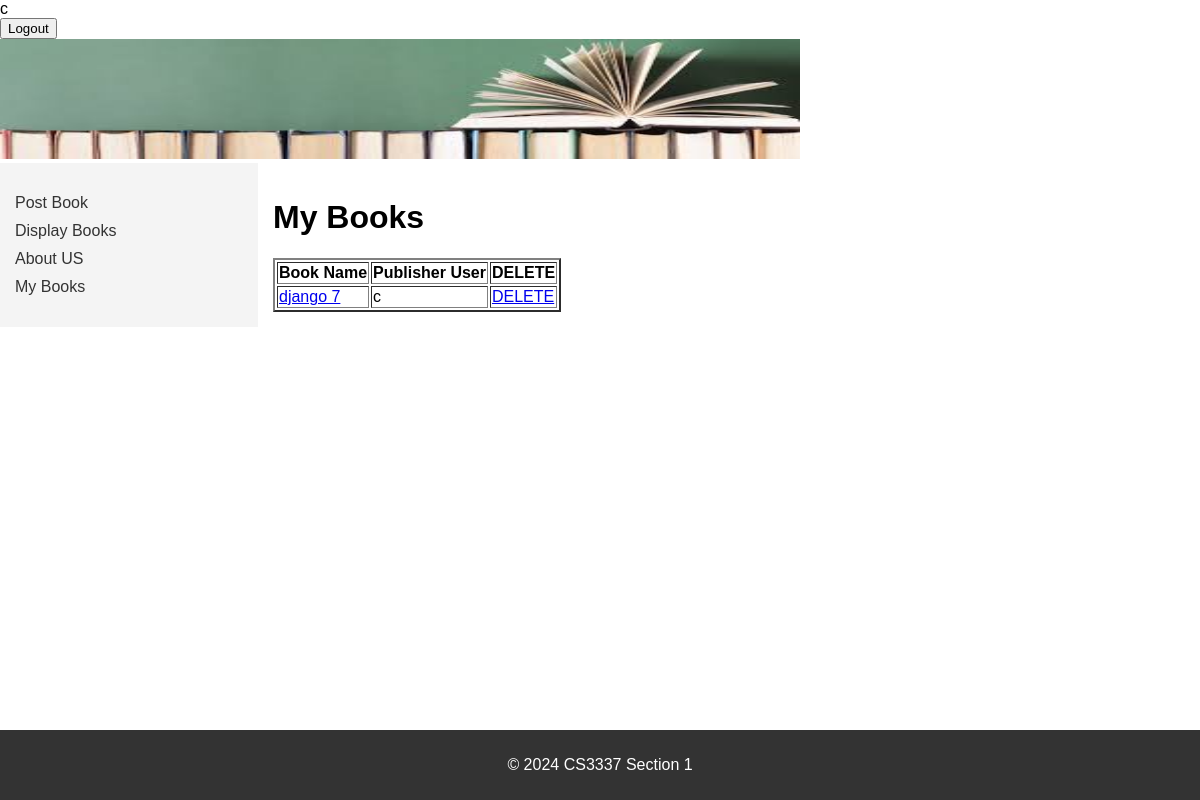
Page /mybooks (signed in) on the committed database.
### bookMng/models.py (models this page shows, shortened)
class MainMenu(models.Model):
    item = models.CharField(max_length=200, unique=True)
    link = models.CharField(max_length=200, unique=True)

class Book(models.Model):
    name = models.CharField(max_length=200)
    web = models.URLField(max_length=200)
    price = models.DecimalField(decimal_places=2, max_digits=8)
    publishdate = models.DateField(auto_now=True)
    picture = models.FileField(upload_to='bookEx/static/uploads')
    pic_path = models.CharField(max_length=300, editable=False, blank=True)
    username = models.ForeignKey(User, blank=True, null=True, on_delete=models.CASCADE)

### bookMng/views.py (the view)
# urls.py: path('mybooks', views.mybooks, name='mybooks'),
def mybooks(request):
    books = Book.objects.filter(username=request.user)
    for b in books:
        b.pic_path = b.picture.url[14:]
    return render(request,
                  'bookMng/mybooks.html',
                  {
                      'item_list': MainMenu.objects.all(),
                      'books': books,
                  })

### bookEx/templates/bookMng/mybooks.html
{% extends "base.html" %}
{% load static %}
{% block sidenav %}
   {% for item in item_list %}
    <li><a href="{{ item.link }}"> {{ item.item }}</a></li>
   {% endfor %}
{% endblock sidenav %}
{% block content %}
<h1>My Books</h1>
<table border="2">
    <tr>
        <th>
            Book Name
        </th>
        <th>
            Publisher User
        </th>
        <th>
            DELETE
        </th>
    </tr>
   {% for book in books %}
    <tr>
        <td>
            <a href="book_detail/{{ book.id }}">{{ book.name }}</a>
        </td>
        <td>
            {{ book.username }}
        </td>
        <td>
            <a href="book_delete/{{ book.id }}"> DELETE </a>
        </td>
    </tr>
   {% endfor %}
</table>
{% endblock content %}

### bookEx/templates/base.html (shortened to what this page needs)
{% load static %}
<!DOCTYPE html>
<html lang="en">
<head>
    <link rel="stylesheet" href="{% static 'main.css' %}">
</head>
<body>
    <span>
        {% if user.is_authenticated %}
            {{ user.username }}
            <form action="{% url 'logout' %}?next=/" method="post">
                <button type="submit"> Logout </button>
            </form>
        {% else %}
            Not Logged In
            <a href="{% url 'login' %}?next=/">Login</a>
        {% endif %}
    </span>
    <div class="banner">
        <img src="{% static 'banner.jpg' %}" alt="Web Page Banner" width="800" height="120">
    </div>
    <div class="container">
        <div class="menu">
            <ul>
                {% block sidenav %}{% endblock sidenav %}
            </ul>
        </div>
        <div class="main-content">
            {% block content %}{% endblock content %}
        </div>
    </div>
    <div class="footer">
        <p>&copy; 2024 CS3337 Section 1</p>
    </div>
</body>
</html>

### bookEx/static/main.css (style rules this page uses)
body { font-family: Arial, sans-serif; margin: 0; padding: 0; }
.container { display: flex; }
.menu { width: 20%; background-color: #f4f4f4; padding: 15px; }
.menu ul { list-style-type: none; padding: 0; }
.menu ul li { margin-bottom: 10px; }
.menu ul li a { text-decoration: none; color: #333; }
.main-content { width: 80%; padding: 15px; }
.footer { background-color: #333; color: #fff; text-align: center; padding: 10px 0; position: fixed; width: 100%; bottom: 0; }

### rows in the picture
MainMenu: item "Post Book"
MainMenu: item "Display Books"
MainMenu: item "About US"
MainMenu: item "My Books"
Book: name "django 7", username "c"

### other values in the picture
{{ user.username }} "c"
